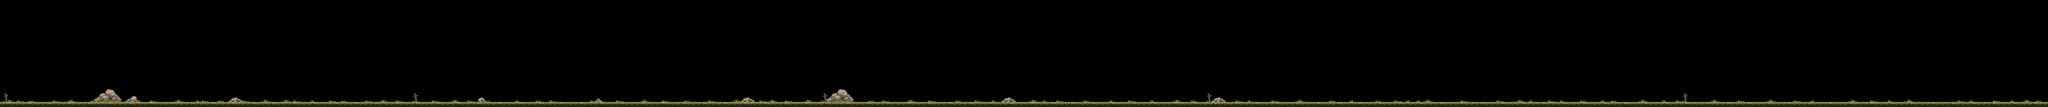

A 2D game scene composited from a Tiled map and its tileset images. What follows is a short description and the map's XML, with each tile layer's data collapsed to a summary:
An orthogonal 400x21 tile map with 16x16 px tiles, 4 tile layers (地面, 草皮, 石头, 复活点), 3 tilesets.

<map version="1.10" tiledversion="1.11.2" orientation="orthogonal" renderorder="right-down" width="400" height="21" tilewidth="16" tileheight="16" infinite="0" nextlayerid="5" nextobjectid="1">
 <tileset firstgid="1" source="瓷砖_东方.tsx" />
 <tileset firstgid="181" source="资源_地面.tsx" />
 <tileset firstgid="829" source="资源_图块1.tsx" />
 <layer id="1" name="地面" width="400" height="21">
  <data>[8400 cells, 400 non-empty, 4 distinct tile ids]</data>
 </layer>
 <layer id="2" name="草皮" width="400" height="21">
  <data>[8400 cells, 195 non-empty, 8 distinct tile ids]</data>
 </layer>
 <layer id="3" name="石头" width="400" height="21">
  <data>[8400 cells, 92 non-empty, 44 distinct tile ids]</data>
 </layer>
 <layer id="4" name="复活点" width="400" height="21">
  <data>[8400 cells, 20 non-empty, 4 distinct tile ids]</data>
 </layer>
</map>
